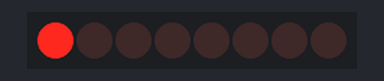
A program run on a simulated Raspberry Pi Pico running MicroPython. On the bench: 8 shift-register outputs drawn as a row of LEDs (first output left, lit = HIGH). Random numbers come from a fixed seed.

Above: at 1.05 s.
At 5.86 s:
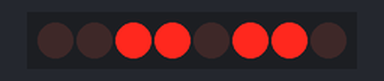
At 10.67 s:
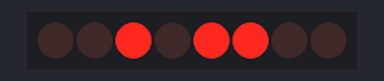
At 20.28 s:
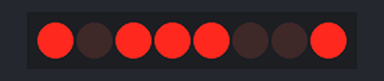
At 29.9 s:
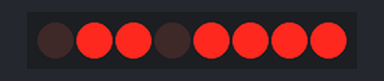
At 39.82 s:
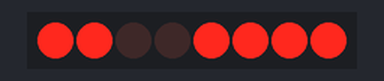
Timing chart, 0 to 40.0 s (numbered marks = the images above):
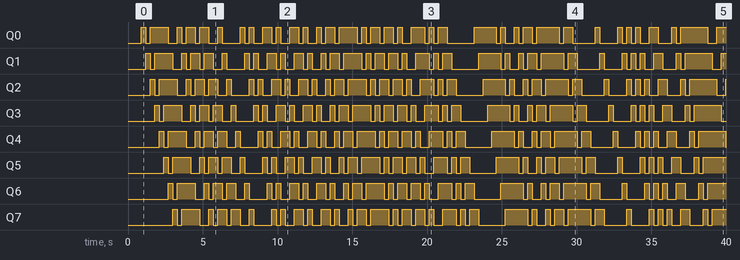

Measured:
- by itself, Q0: LOW → HIGH at 0.90 s, → LOW 0.30 s later, → HIGH 0.30 s later, → LOW 1.2 s later, … (71 changes in this stretch)
- by itself, Q1: LOW → HIGH at 1.2 s, → LOW 0.30 s later, → HIGH 0.30 s later, → LOW 1.2 s later, … (71 changes in this stretch)
- by itself, Q2: LOW → HIGH at 1.5 s, → LOW 0.30 s later, → HIGH 0.30 s later, → LOW 1.2 s later, … (71 changes in this stretch)
- by itself, Q3: LOW → HIGH at 1.8 s, → LOW 0.30 s later, → HIGH 0.30 s later, → LOW 1.2 s later, … (70 changes in this stretch)
- by itself, Q4: LOW → HIGH at 2.1 s, → LOW 0.30 s later, → HIGH 0.30 s later, → LOW 1.2 s later, … (70 changes in this stretch)
- by itself, Q5: LOW → HIGH at 2.4 s, → LOW 0.30 s later, → HIGH 0.30 s later, → LOW 1.2 s later, … (69 changes in this stretch)
- by itself, Q6: LOW → HIGH at 2.7 s, → LOW 0.30 s later, → HIGH 0.30 s later, → LOW 1.2 s later, … (69 changes in this stretch)
- by itself, Q7: LOW → HIGH at 3.0 s, → LOW 0.30 s later, → HIGH 0.30 s later, → LOW 1.2 s later, … (69 changes in this stretch)

The program:

74hc595_Shift_Register.py
```python
from machine import Pin
import utime
import random

dataPIN = 13
latchPIN = 15
clockPIN = 14

dataPIN=Pin(dataPIN, Pin.OUT)
latchPIN=Pin(latchPIN, Pin.OUT)
clockPIN=Pin(clockPIN, Pin.OUT)

def shift_update(input,data,clock,latch):
  #put latch down to start data sending
  clock.value(0)
  latch.value(0)
  clock.value(1)

  #load data in reverse order
  for i in range(7, -1, -1):
    clock.value(0)
    data.value(int(input[i]))
    clock.value(1)

  #put latch up to store data on register
  clock.value(0)
  latch.value(1)
  clock.value(1)

bit_string="00000000"

while True:
    shift_update(bit_string,dataPIN,clockPIN,latchPIN)
    bit_string = str(random.randint(0, 1))+bit_string[:-1]
    utime.sleep(0.3)
```
